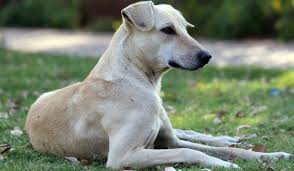
#> input picture dog.jpg, 294 x 171 px
$ jupyter execute LAB-1.ipynb
#> lines starting #> are read from the running program, lines starting #| are printed output that depends on the picture
[cell 1]
import cv2
from google.colab.patches import cv2_imshow
img=cv2.imread('dog.jpg')
#> img is the input picture: shape (171, 294, 3); mean B, G, R 112.7, 130.9, 119.9
cv2_imshow(img)

[cell 2]
import matplotlib.pyplot as plt
plt.imshow(img)

[cell 3]
# [4 lines of commented-out code are left out]

[cell 4]
cv2.circle(img,(150,40),20,(0,0,0),10)

[cell 5]
cv2.circle(img,(150,40),20,(0,0,0),-1)

[cell 6]
cv2.circle(img,(150,40),20,(0,0,0),20)

[cell 7]
cv2.line(img,(100,60),(200,20),(255,0,0),10)

[cell 8]
cv2.rectangle(img,(100,60),(200,20),(255,0,0),5)

[cell 9]
cv2.circle(img, (125, 125), 50, (0, 0, 255), -1)
cv2.line(img, (50, 50), (100, 100), (255, 0, 0), 5)
cv2.rectangle(img, (100, 100), (150, 150), (0, 255, 0), 3)
cv2_imshow(img)

[cell 10]
crop=img[100:200,50:100]
cv2_imshow(img)
cv2_imshow(crop)

[cell 11]
gausBlur=cv2.GaussianBlur(img,(5,5),0)
cv2_imshow(gausBlur)

[cell 12]
gray=cv2.cvtColor(img,cv2.COLOR_BGR2GRAY)
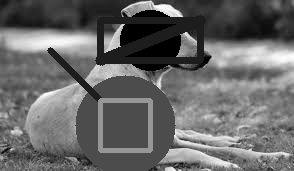
#> gray: shape (171, 294); min 0, max 254, mean 104.1
cv2_imshow(gray)

[cell 13]
resize=cv2.resize(img,(100,100))
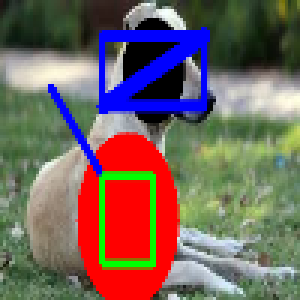
#> resize: shape (100, 100, 3) (shown 3 times larger); mean B, G, R 93.5, 99.6, 117.6
cv2_imshow(resize)

[cell 14]
h,w=img.shape[:2]
#> h = 171; w = 294
rotmat=cv2.getRotationMatrix2D((150,40),60,1)
rotimg=cv2.warpAffine(img,rotmat,(w,h))
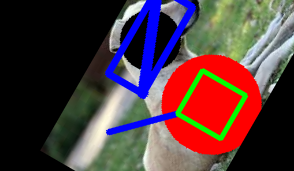
#> rotimg: shape (171, 294, 3); mean B, G, R 60.4, 58, 82.4
cv2_imshow(rotimg)

[cell 15]
cv2.imwrite('rotated_image.jpg',rotimg)
#> Out = True

[cell 16]
(b,g,r)=cv2.split(img)
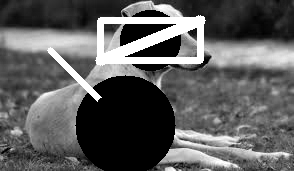
#> b: shape (171, 294); min 0, max 255, mean 93.7
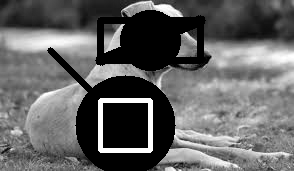
#> g: shape (171, 294); min 0, max 255, mean 99.2
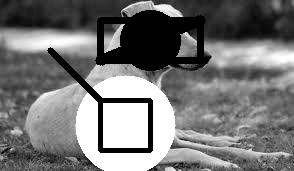
#> r: shape (171, 294); min 0, max 255, mean 118
cv2_imshow(b)
cv2_imshow(g)
cv2_imshow(r)

[cell 17]
txtimg=cv2.putText(img,'newtext',(100,20),cv2.FONT_HERSHEY_SIMPLEX,1,(0,0,255),3,cv2.LINE_AA)
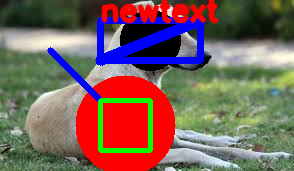
#> txtimg: shape (171, 294, 3); mean B, G, R 90, 97.2, 123.6
cv2_imshow(txtimg)

[cell 18]
crop1= img[20:100, 50:200]
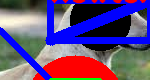
#> crop1: shape (80, 150, 3); mean B, G, R 122.3, 75.9, 99.8
cv2_imshow(crop1)

[cell 19]
import numpy as np
blank= np.zeros((300, 300, 3), dtype='uint8')
cv2.circle(blank, (150, 150), 50, (0, 255, 0), -1)
cv2.line(blank, (50, 50), (250, 250), (255, 0, 0), 5)
cv2.rectangle(blank, (100, 100), (200, 200), (0, 0, 255), 3)
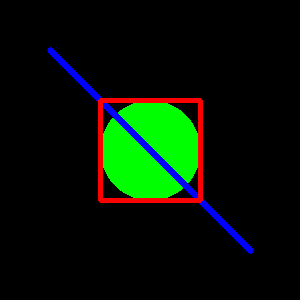
#> blank: shape (300, 300, 3); mean of channels 0, 1, 2 4.9, 19.9, 5.6; drawn as B, G, R
cv2_imshow(blank)

[cell 20]
bright = cv2.convertScaleAbs(img, alpha=1.2, beta=50)
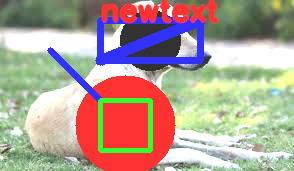
#> bright: shape (171, 294, 3); mean B, G, R 148.3, 159.8, 177.9
cv2_imshow(bright)

$ run again, with rotated_image.jpg copied over dog.jpg
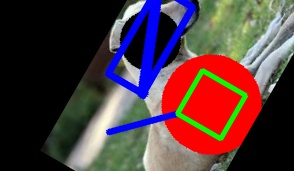
#> input picture rotated_image.jpg, 294 x 171 px
#> img is the input picture: shape (171, 294, 3); mean B, G, R 60.6, 58.2, 82.3
#> `rotimg=cv2.warpAffine(img,rotmat,(w,h))`:
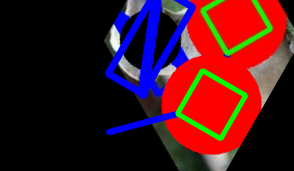
#> rotimg: shape (171, 294, 3); mean B, G, R 28.7, 20.8, 68.1
#> Out = True
#> `bright = cv2.convertScaleAbs(img, alpha=1.2, beta=50)`:
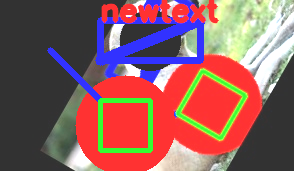
#> bright: shape (171, 294, 3); mean B, G, R 94.3, 93.9, 142.4
